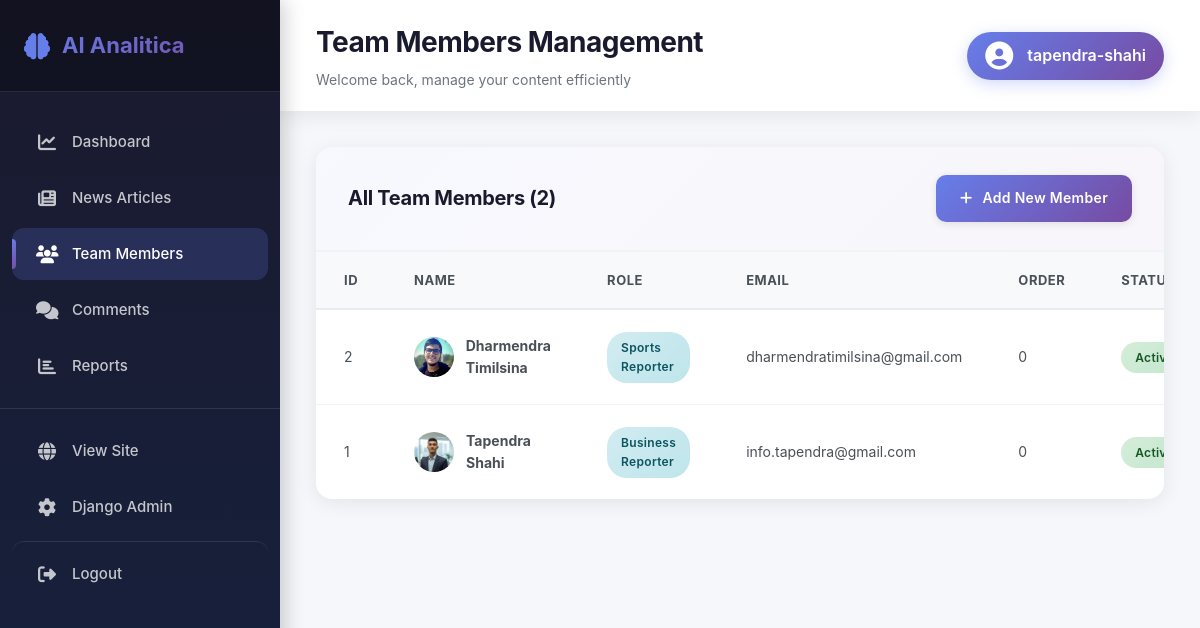
/custom-admin/team/ (signed in), run on an earlier commit of the app's database.
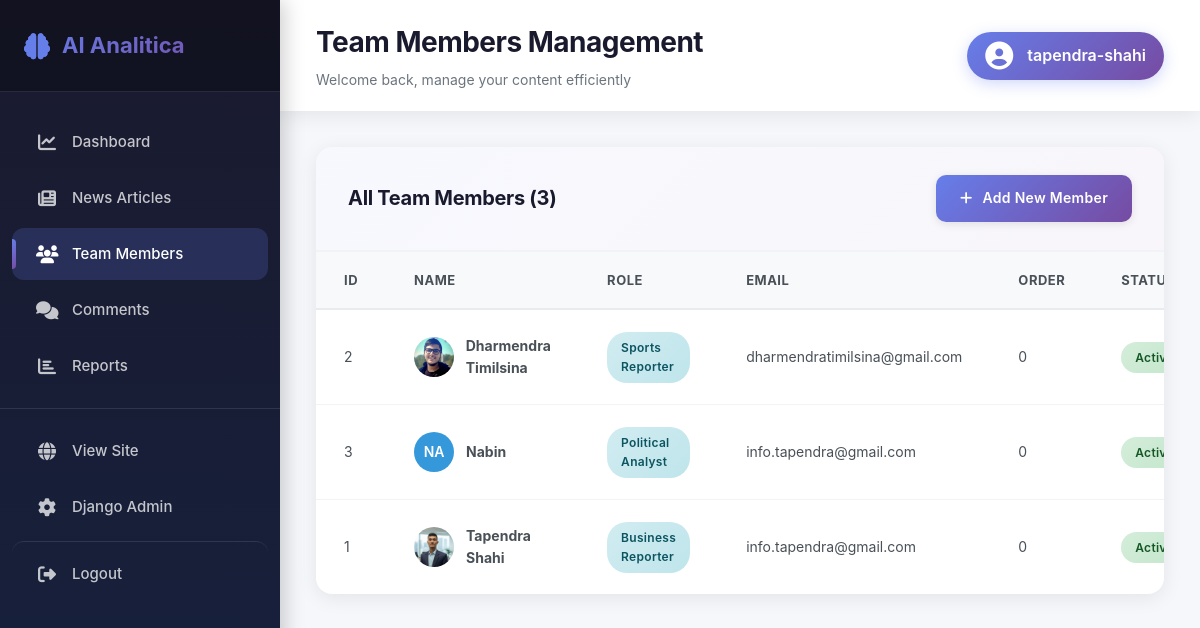
And on a later commit of the database.
### news/models.py (models this page shows, shortened)
class TeamMember(models.Model):
    ROLE_CHOICES = [
        ('editor_in_chief', 'Editor-in-Chief'),
        ('tech_editor', 'Tech Editor'),
        ('political_analyst', 'Political Analyst'),
        ('business_reporter', 'Business Reporter'),
        ('sports_reporter', 'Sports Reporter'),
        ('senior_editor', 'Senior Editor'),
        ('staff_writer', 'Staff Writer'),
        ('photographer', 'Photographer'),
        ('video_journalist', 'Video Journalist'),
    ]
    name = models.CharField(max_length=255)
    role = models.CharField(max_length=50, choices=ROLE_CHOICES)
    bio = models.TextField(blank=True, help_text="Brief biography of the team member")
    photo = models.ImageField(upload_to='team_photos/', blank=True, null=True, help_text="Professional headshot")
    email = models.EmailField(blank=True, help_text="Professional email address")
    twitter_url = models.URLField(blank=True, help_text="Twitter profile URL")
    linkedin_url = models.URLField(blank=True, help_text="LinkedIn profile URL")
    is_active = models.BooleanField(default=True, help_text="Is this team member currently active?")
    order = models.IntegerField(default=0, help_text="Display order (lower numbers appear first)")
    joined_date = models.DateField(auto_now_add=True)
    class Meta:
        ordering = ['order', 'name']
        verbose_name = 'Team Member'
        verbose_name_plural = 'Team Members'

### news/admin_views.py (the view)
# urls.py: path('team/', admin_views.admin_team_list, name='team_list'),
@staff_member_required
def admin_team_list(request):
    team_members = TeamMember.objects.all().order_by('order', 'name')
    context = {
        'team_members': team_members,
    }
    return render(request, 'admin/team_list.html', context)

### news/templates/admin/team_list.html (shortened to what this page needs)
{% extends 'admin/base.html' %}
{% block page_title %}Team Members Management{% endblock %}
{% block content %}
<div class="table-card">
    <div class="table-header">
        <h3>All Team Members ({{ team_members.count }})</h3>
        <a href="{% url 'custom_admin:team_create' %}" class="btn btn-primary">
            <i class="fas fa-plus"></i> Add New Member
        </a>
    </div>
    <table>
        <thead>
            <tr>
                <th>ID</th>
                <th>Name</th>
                <th>Role</th>
                <th>Email</th>
                <th>Order</th>
                <th>Status</th>
            </tr>
        </thead>
        <tbody>
            {% for member in team_members %}
            <tr>
                <td>{{ member.id }}</td>
                <td>
                    <div style="display: flex; align-items: center; gap: 12px;">
                        {% if member.photo %}
                        <img src="{{ member.photo.url }}" alt="{{ member.name }}" style="width: 40px; height: 40px; border-radius: 50%; object-fit: cover;">
                        {% else %}
                        <div style="width: 40px; height: 40px; border-radius: 50%; background: #3498db; color: white; display: flex; align-items: center; justify-content: center; font-weight: 600;">
                            {{ member.name|slice:":2"|upper }}
                        </div>
                        {% endif %}
                        <strong>{{ member.name }}</strong>
                    </div>
                </td>
                <td><span class="badge badge-info">{{ member.get_role_display }}</span></td>
                <td>{{ member.email|default:"-" }}</td>
                <td>{{ member.order }}</td>
                <td>
                    {% if member.is_active %}
                    <span class="badge badge-success">Active</span>
                    {% else %}
                    <span class="badge badge-warning">Inactive</span>
                    {% endif %}
                </td>
            </tr>
            {% empty %}
            <tr>
                <td colspan="7" style="text-align: center; padding: 40px; color: #999;">
                    No team members found. <a href="{% url 'custom_admin:team_create' %}">Add your first member</a>
                </td>
            </tr>
            {% endfor %}
        </tbody>
    </table>
</div>
{% endblock %}

What changed in the data, as far as the page shows it:
added TeamMember: id "3", name "NA", name "Nabin", role "Political Analyst", email "info.tapendra@gmail.com", order "0", is_active "Active"
Also different on the page:
{{ team_members.count }}: "2" → "3"
